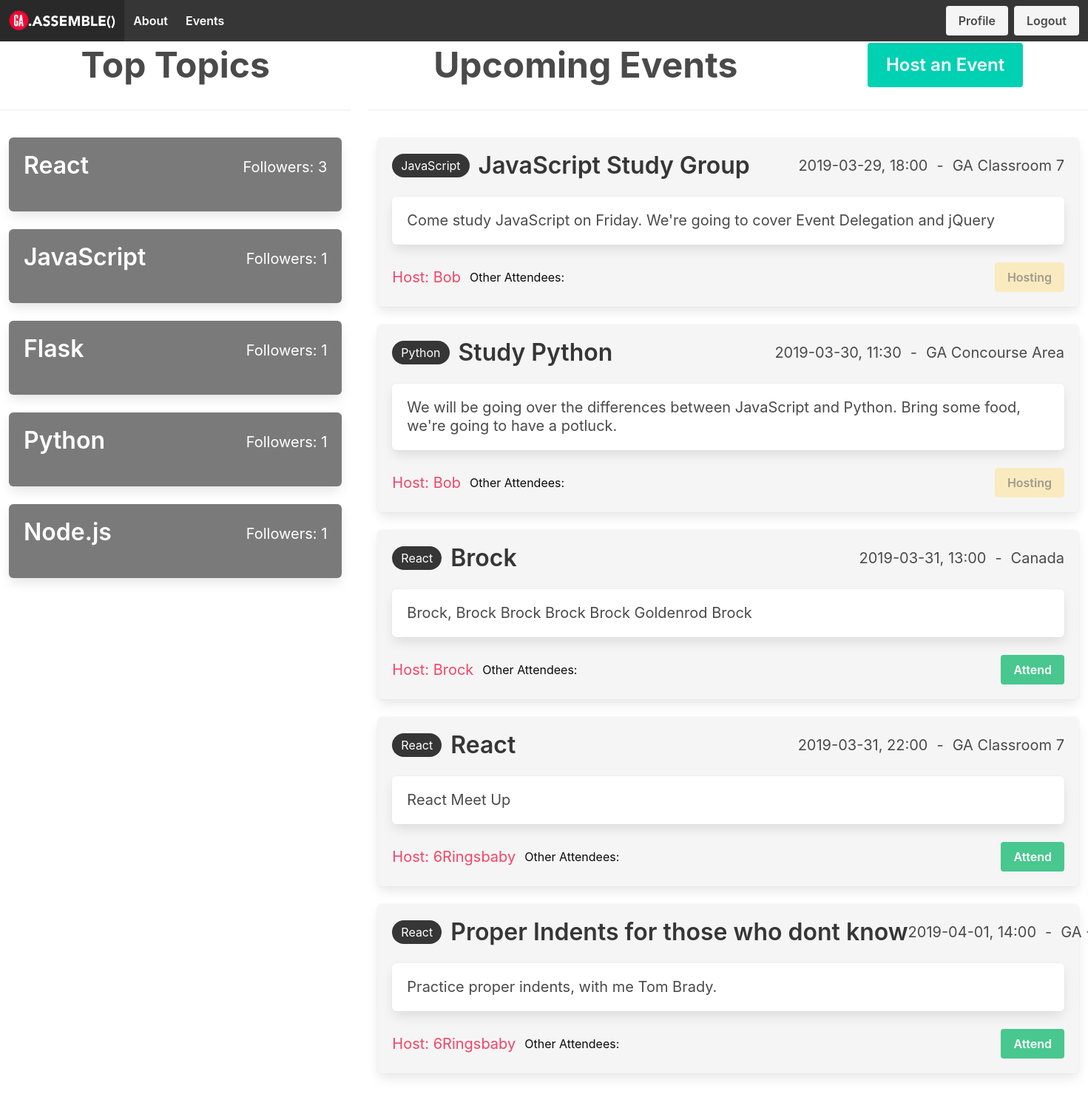
The page /main/ (signed in) on the database its author committed.
### models.py (models this page shows, shortened)
class Topic(Model):
    name = CharField(50, unique=True)
    class Meta:
        database = DATABASE

class Event(Model):
    title = CharField(100)
    event_time = DateTimeField()
    location = CharField(200)
    details = TextField(500)
    topic = ForeignKeyField(model=Topic,backref="event")
    created_by_id = ForeignKeyField(model=User,backref="user")
    class Meta:
        database = DATABASE

class User(UserMixin, Model):
    username = CharField(unique=True)
    fullname = CharField()
    email = CharField(unique=True)
    password = CharField(max_length=100)
    joined_at = DateTimeField(default=datetime.datetime.now)
    is_admin = BooleanField(default=False)
    class Meta:
        database = DATABASE

### app.py (the view)
@app.route('/main')
@app.route('/main/')
@app.route('/main/<topicid>', methods=['GET'])
@login_required
def main(topicid=None):
    if topicid != None:
        events = models.Event.select().where(models.Event.topic_id == topicid)
    else:
        events = models.Event.select()
    topics = models.Topic.select(models.Topic.id, models.Topic.name, fn.COUNT(models.User_Topics.user_id).alias('num_of_followers')).join(
        models.User_Topics, JOIN.LEFT_OUTER, on=(models.Topic.id == models.User_Topics.topic_id)).group_by(models.Topic.id, models.Topic.name)
    eventForm = forms.EventForm()
    user_events = models.User_Events.select()
    user = g.user._get_current_object()
    attending = models.User_Events.select(models.User_Events.event_id).where(
        models.User_Events.user_id == user.id)
    return render_template('main.html', topics=topics, events=events, form=eventForm, user_events=user_events, attending=attending, user=user)

### app.py (called while the page is built)
@login_manager.user_loader
def load_user(userid):
    try:
        return models.User.get(models.User.id == userid)
    except models.DoesNotExist:
        return None

@app.before_request
def before_request():
    g.db = models.DATABASE
    g.db.connect()
    g.user = current_user

@app.after_request
def after_request(response):
    g.db.close()
    return response

### templates/main.html (shortened to what this page needs)
<!DOCTYPE html>
<html lang="en">
<head>
    <link rel='stylesheet' href='https://cdnjs.cloudflare.com/ajax/libs/bulma/0.7.4/css/bulma.css'/>
    <link rel='stylesheet' href="{{url_for('static',filename='style.css')}}"/>
</head>
<body class='has-navbar-fixed-top'>
    {% include 'nav.html' %}
    {% from 'macros.html' import render_topic, render_event %}
    <div class='columns'>
        <div class='column is-one-third'>
            <div class='level'>
                <h1 class='level-item is-size-1 has-text-weight-bold'>Top Topics</h1>
            </div>
            <hr>
            <div class='tile is-parent is-vertical'>
                {% for topic in topics|sort(reverse=True, attribute='num_of_followers')%}
                {{ render_topic(topic) }}
                {% endfor %}
            </div>
        </div>
        <div class='column is-two-thirds'>
            <div class='level'>
                <h1 class='event-header level-item is-size-1 has-text-weight-bold'>Upcoming Events</h1>
                {% include 'event.html'%}
            </div>
            <hr>
            <div class='event-list tile is-parent is-vertical'>
                {% for event in events|sort(attribute='event_time') %}
                {{ render_event(event,user_events,attending,user)}}
                {% endfor %}
            </div>
        </div>
    </div>
</body>
</html>

### templates/macros.html (shortened to what this page needs)
 {% macro render_topic(topic) %}
<div
  data-id="{{ topic.id }}"
  data-name="{{ topic.name }}"
  class="topic tile box is-child has-background-grey"
>
  <a class="level" href="{{url_for('main', topicid=topic.id)}}">
    <p class="title has-text-white level-left">{{ topic.name }}</p>
    <p class="subtitle has-text-white level-right">
      {% if topic.num_of_followers %} Followers: {{ topic.num_of_followers }}
      {% else %} Followers: 0 {% endif %}
    </p>
  </a>
</div>
{% endmacro %}  {% macro render_event(event,user_events,attending,user) %}
<div
  data-id="{{ event.id }}"
  class="event tile box is-child has-background-light"
>
  <div class="level">
    <div class="level-left">
      <p class="level-item tag is-dark is-rounded is-size-6">
        {{ event.topic.name }}
      </p>
      <p class="level-item title">{{ event.title }}</p>
    </div>
    <div class="level-right">
      <p class="level-item is-size-5">
        {{ event.event_time.replace("T", ", ") }}
      </p>
      <p class="level-item is-size-5">-</p>
      <p class="level-item is-size-5">{{ event.location }}</p>
    </div>
  </div>
  <div class="box">
    <p class="subtitle is-multiline">{{ event.details }}</p>
  </div>
  <div class="level">
    <div class="level-left">
      <p class="level-item has-text-danger is-size-5">
        Host: {{ event.created_by_id.username }}
      </p>
      <p class="level-item has-text-black is-size-6">Other Attendees:</p>
    </div>
    <div class="level-right">
      {% if event.created_by_id.id == user.id %}
      <a class="level-item button is-warning has-text-weight-semibold" disabled
        >Hosting</a
      >
      {% elif event.id in attending|map(attribute='event_id') %}
      <a
        class="level-item button is-danger has-text-weight-semibold"
        href="{{url_for('unattend_from_main', eventid=event.id, topicid=event.topic_id)}}"
        >Unattend</a
      >
      {% else %}
      <a
        class="level-item button is-success has-text-weight-semibold"
        href="{{url_for('attend_event', eventid=event.id, topicid=event.topic_id)}}"
        >Attend</a
      >
      {% endif %}
    </div>
  </div>
</div>
{% endmacro %}

### rows shown on the page
Topic: name "React", num_of_followers "3"
Topic: name "JavaScript", num_of_followers "1"
Topic: name "Flask", num_of_followers "1"
Topic: name "Python", num_of_followers "1"
Topic: name "Node.js", num_of_followers "1"
Event: topic.name "JavaScript", title "JavaScript Study Group", event_time.replace "2019-03-29, 18:00", location "GA Classroom 7", details "Come study JavaScript on Friday. We're going to cover Event Delegation and jQuery", created_by_id.username "Bob", shows "Hosting"
Event: topic.name "Python", title "Study Python", event_time.replace "2019-03-30, 11:30", location "GA Concourse Area", details "We will be going over the differences between JavaScript and Python. Bring some food, we're going to have a potluck.", created_by_id.username "Bob", shows "Hosting"
Event: topic.name "React", title "Brock", event_time.replace "2019-03-31, 13:00", location "Canada", details "Brock, Brock Brock Brock Brock Goldenrod Brock", created_by_id.username "Brock"
Event: topic.name "React", title "React", event_time.replace "2019-03-31, 22:00", location "GA Classroom 7", details "React Meet Up", created_by_id.username "6Ringsbaby"
Event: topic.name "React", title "Proper Indents for those who dont know", event_time.replace "2019-04-01, 14:00", location "GA…", details "Practice proper indents, with me Tom Brady.", created_by_id.username "6Ringsbaby"
